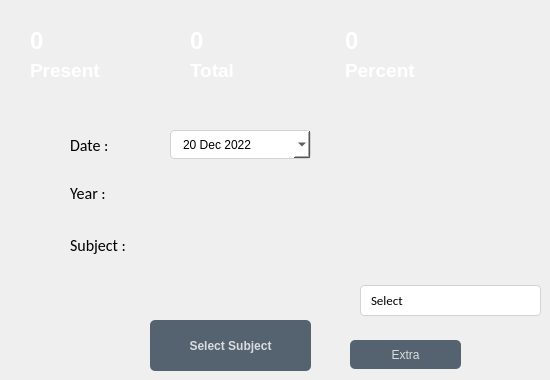
    <widget class="QWidget" name="home">
     <widget class="QLabel" name="lblTotal">
      <property name="geometry">
       <rect>
        <x>190</x>
        <y>50</y>
        <width>91</width>
        <height>41</height>
       </rect>
      </property>
      <property name="font">
       <font>
        <pointsize>14</pointsize>
        <bold>true</bold>
       </font>
      </property>
      <property name="styleSheet">
       <string notr="true">color:white;</string>
      </property>
      <property name="text">
       <string>Total</string>
      </property>
     </widget>
     <widget class="QLabel" name="subjectlbl">
      <property name="geometry">
       <rect>
        <x>170</x>
        <y>230</y>
        <width>131</width>
        <height>31</height>
       </rect>
      </property>
      <property name="font">
       <font>
        <pointsize>10</pointsize>
       </font>
      </property>
      <property name="styleSheet">
       <string notr="true">color:black;</string>
      </property>
      <property name="text">
       <string/>
      </property>
     </widget>
     <widget class="QLabel" name="percent">
      <property name="geometry">
       <rect>
        <x>345</x>
        <y>25</y>
        <width>71</width>
        <height>31</height>
       </rect>
      </property>
      <property name="font">
       <font>
        <pointsize>18</pointsize>
        <bold>true</bold>
       </font>
      </property>
      <property name="styleSheet">
       <string notr="true">color:white;</string>
      </property>
      <property name="text">
       <string>0</string>
      </property>
     </widget>
     <widget class="QLabel" name="lblDate">
      <property name="geometry">
       <rect>
        <x>70</x>
        <y>130</y>
        <width>91</width>
        <height>31</height>
       </rect>
      </property>
      <property name="font">
       <font>
        <family>Calibri</family>
        <pointsize>12</pointsize>
       </font>
      </property>
      <property name="styleSheet">
       <string notr="true">color : black;</string>
      </property>
      <property name="text">
       <string>Date : </string>
      </property>
     </widget>
     <widget class="QDateEdit" name="date">
      <property name="geometry">
       <rect>
        <x>170</x>
        <y>130</y>
        <width>141</width>
        <height>29</height>
       </rect>
      </property>
      <property name="styleSheet">
       <string notr="true">QDateEdit{
	color:black;
	background-color:white;
	border: 1px solid #ced4da;
	border-radius:4px;
	padding-left: 10px;
}

QCalendarWidget QWidget {
	background-color:#fff;
	 alternate-background-color: #B8E2FF;
}

QCalendarWidget QWidget#qt_calendar_navigationbar {
    background-color: #fff;
	border: 2px solid  #B8E2FF;
	border-bottom: 0px;
	border-top-left-radius: 5px;
	border-top-right-radius: 5px;
}

QCalendarWidget QWidget#qt_calendar_prevmonth, 
QWidget#qt_calendar_nextmonth {
    border: none;
	qproperty-icon: none; 
	
    min-width: 13px;
    max-width: 13px;
    min-height: 13px;
    max-height: 13px;

    border-radius: 5px; 
    background-color: transparent; 
	padding: 5px;
}


QCalendarWidget QWidget#qt_calendar_prevmonth {
	margin-left:5px;
	image: url(:/new/assets/assets/arrow-119-48.ico);
}
QCalendarWidget QWidget#qt_calendar_nextmonth {
	margin-right:5px;
	image: url(:/new/assets/assets/arrow-19-48.ico);
}
QCalendarWidget QWidget#qt_calendar_prevmonth:hover, 
QWidget#qt_calendar_nextmonth:hover {
    background-color: #55aaff;
}

QCalendarWidget QWidget#qt_calendar_prevmonth:pressed, 
QWidget#qt_calendar_nextmonth:pressed {
    background-color: rgba(235, 235, 235, 100);
}

QCalendarWidget QWidget#qt_calendar_yearbutton {
    color: #000;
	margin:5px;
    border-radius: 5px;
	font-size: 13px;
	padding:0px 10px;
}

 QCalendarWidget QWidget#qt_calendar_monthbutton {
	width: 110px;
    color: #000;
	font-size: 13px;
	margin:5px 0px;
    border-radius: 5px;
	padding:0px 2px;
}

QCalendarWidget QWidget#qt_calendar_yearbutton:hover, 
QWidget#qt_calendar_monthbutton:hover {
    background-color: #55aaff;
}

QCalendarWidget QWidget#qt_calendar_yearbutton:pressed, 
QWidget#qt_calendar_monthbutton:pressed {
    background-color: rgba(235, 235, 235, 100);
}

QCalendarWidget QWidget#qt_calendar_yearedit {
    min-width: 53px;
    color: #000;
    background: transparent;
	font-size: 13px;
}

QCalendarWidget QWidget#qt_calendar_yearedit::up-button { 
	image: url(:/new/assets/assets/arrow-151-48.ico);
    subcontrol-position: right;
}

QCalendarWidget QWidget#qt_calendar_yearedit::down-button { 
	image: url(:/new/assets/assets/arrow-213-48.ico);
    subcontrol-position: left; 
}

QCalendarWidget QWidget#qt_calendar_yearedit::down-button, 
QWidget#qt_calendar_yearedit::up-button {
	width:10px;
	padding: 0px 5px;
	border-radius:3px;
}

QCalendarWidget QWidget#qt_calendar_yearedit::down-button:hover, 
QWidget#qt_calendar_yearedit::up-button:hover {
	background-color: #55aaff;
}

QCalendarWidget QToolButton QMenu {
     background-color: white;

}
QCalendarWidget QToolButton QMenu::item {
	/*padding: 10px;*/
}
QCalendarWidget QToolButton QMenu::item:selected:enabled {
    background-color: #55aaff;
}

QCalendarWidget QToolButton::menu-indicator {
	subcontrol-origin: margin;
	subcontrol-position: right center;
	margin-top: 10px;
	width:20px;
}
QCalendarWidget QWidget#qt_calendar_calendarview {
    outline: 0px;
	border: 2px solid  #B8E2FF;
	border-top: 0px;
	border-bottom-left-radius: 5px;
	border-bottom-right-radius: 5px;
}

QCalendarWidget QWidget#qt_calendar_calendarview::item:hover {
   border-radius:5px;
	background-color:#aaffff;
}

QCalendarWidget QWidget#qt_calendar_calendarview::item:selected {
    background-color: #55aa7f; 
	border-radius:5px;
}</string>
      </property>
      <property name="minimumDateTime">
       <datetime>
        <hour>14</hour>
        <minute>0</minute>
        <second>0</second>
        <year>2020</year>
        <month>9</month>
        <day>19</day>
       </datetime>
      </property>
      <property name="minimumDate">
       <date>
        <year>2020</year>
        <month>9</month>
        <day>19</day>
       </date>
      </property>
      <property name="calendarPopup">
       <bool>true</bool>
      </property>
      <property name="date">
       <date>
        <year>2022</year>
        <month>12</month>
        <day>20</day>
       </date>
      </property>
     </widget>
     <widget class="QLabel" name="totalNo">
      <property name="geometry">
       <rect>
        <x>190</x>
        <y>25</y>
        <width>41</width>
        <height>31</height>
       </rect>
      </property>
      <property name="font">
       <font>
        <pointsize>18</pointsize>
        <bold>true</bold>
       </font>
      </property>
      <property name="styleSheet">
       <string notr="true">color:white;</string>
      </property>
      <property name="text">
       <string>0</string>
      </property>
     </widget>
     <widget class="QLabel" name="students">
      <property name="geometry">
       <rect>
        <x>20</x>
        <y>20</y>
        <width>131</width>
        <height>71</height>
       </rect>
      </property>
      <property name="autoFillBackground">
       <bool>false</bool>
      </property>
      <property name="styleSheet">
       <string notr="true"/>
      </property>
      <property name="text">
       <string/>
      </property>
      <property name="pixmap">
       <pixmap resource="assets.qrc">:/new/assets/assets/students.png</pixmap>
      </property>
      <property name="scaledContents">
       <bool>true</bool>
      </property>
     </widget>
     <widget class="QLabel" name="lblSubject">
      <property name="geometry">
       <rect>
        <x>70</x>
        <y>220</y>
        <width>91</width>
        <height>51</height>
       </rect>
      </property>
      <property name="font">
       <font>
        <family>Calibri</family>
        <pointsize>12</pointsize>
       </font>
      </property>
      <property name="styleSheet">
       <string notr="true">color : black;</string>
      </property>
      <property name="text">
       <string>Subject : </string>
      </property>
     </widget>
     <widget class="QLabel" name="total">
      <property name="geometry">
       <rect>
        <x>340</x>
        <y>20</y>
        <width>131</width>
        <height>71</height>
       </rect>
      </property>
      <property name="text">
       <string/>
      </property>
      <property name="pixmap">
       <pixmap resource="assets.qrc">:/new/assets/assets/total.png</pixmap>
      </property>
      <property name="scaledContents">
       <bool>true</bool>
      </property>
     </widget>
     <widget class="QLabel" name="presentNo">
      <property name="geometry">
       <rect>
        <x>30</x>
        <y>25</y>
        <width>41</width>
        <height>31</height>
       </rect>
      </property>
      <property name="font">
       <font>
        <pointsize>18</pointsize>
        <bold>true</bold>
       </font>
      </property>
      <property name="styleSheet">
       <string notr="true">color:white;</string>
      </property>
      <property name="text">
       <string>0</string>
      </property>
     </widget>
     <widget class="QLabel" name="lblPresent">
      <property name="geometry">
       <rect>
        <x>30</x>
        <y>50</y>
        <width>91</width>
        <height>41</height>
       </rect>
      </property>
      <property name="font">
       <font>
        <pointsize>14</pointsize>
        <bold>true</bold>
       </font>
      </property>
      <property name="styleSheet">
       <string notr="true">color:white;</string>
      </property>
      <property name="text">
       <string>Present</string>
      </property>
     </widget>
     <widget class="QLabel" name="lblPercent">
      <property name="geometry">
       <rect>
        <x>345</x>
        <y>50</y>
        <width>121</width>
        <height>41</height>
       </rect>
      </property>
      <property name="font">
       <font>
        <pointsize>14</pointsize>
        <bold>true</bold>
       </font>
      </property>
      <property name="styleSheet">
       <string notr="true">color:white;</string>
      </property>
      <property name="text">
       <string>Percent</string>
      </property>
     </widget>
     <widget class="QLabel" name="lblYear">
      <property name="geometry">
       <rect>
        <x>70</x>
        <y>181</y>
        <width>51</width>
        <height>24</height>
       </rect>
      </property>
      <property name="font">
       <font>
        <family>Calibri</family>
        <pointsize>12</pointsize>
       </font>
      </property>
      <property name="styleSheet">
       <string notr="true">color : black;</string>
      </property>
      <property name="text">
       <string>Year : </string>
      </property>
     </widget>
     <widget class="QPushButton" name="btnAttendance">
      <property name="geometry">
       <rect>
        <x>150</x>
        <y>320</y>
        <width>161</width>
        <height>51</height>
       </rect>
      </property>
      <property name="font">
       <font>
        <bold>true</bold>
       </font>
      </property>
      <property name="styleSheet">
       <string notr="true">QPushButton
{
	background-color:rgba(85,98,112,255);
	color:rgba(255,255,255,200);
	border-radius:5px;
}
QPushButton:pressed
{
	padding-left:5px;
	padding-top:5px;
	background-color:rgba(255,107,107,255);
	background-position:calc(100% -10px)center;
}
QPushButton:hover
{
	background-color:rgba(255,107,107,255);
}</string>
      </property>
      <property name="text">
       <string>Select Subject</string>
      </property>
      <property name="icon">
       <iconset resource="assets.qrc">
        <normaloff>:/new/assets/assets/degreehat.png</normaloff>:/new/assets/assets/degreehat.png</iconset>
      </property>
      <property name="autoDefault">
       <bool>false</bool>
      </property>
     </widget>
     <widget class="QLabel" name="info">
      <property name="geometry">
       <rect>
        <x>180</x>
        <y>20</y>
        <width>131</width>
        <height>71</height>
       </rect>
      </property>
      <property name="text">
       <string/>
      </property>
      <property name="pixmap">
       <pixmap resource="assets.qrc">:/new/assets/assets/info.png</pixmap>
      </property>
      <property name="scaledContents">
       <bool>true</bool>
      </property>
     </widget>
     <widget class="QComboBox" name="year">
      <property name="geometry">
       <rect>
        <x>360</x>
        <y>285</y>
        <width>181</width>
        <height>31</height>
       </rect>
      </property>
      <property name="font">
       <font>
        <family>Calibri</family>
        <pointsize>10</pointsize>
       </font>
      </property>
      <property name="styleSheet">
       <string notr="true">QComboBox{
	color:black;
	background-color:white;
	border: 1px solid #ced4da;
	border-radius:4px;
	padding-left: 10px;
}
QComboBox::drop-down{
	border:0px;
}
QComboBox::down-arrow{
	image: url(:/new/assets/assets/downArrow.png);
	width:12px;
	height:12px;
	margin-right: 10px;
}
QComboBox:on{
	border:2px solid red;
}
QComboBox QListView{
	font-size:12px;
	border:1px solid rgba(0,0,0,10%);
	padding:5px;
	background-color: #fff;
	outline: 0px;
}
QComboBox QListView::item{
	padding-left: 10px;
	background-color: #fff;
}
QComboBox QListView::item:hover{
	background-color: #D2122E;
}
QComboBox QListView::item:selected{
	background-color: #D2122E;
}</string>
      </property>
      <item>
       <property name="text">
        <string>Select</string>
       </property>
      </item>
      <item>
       <property name="text">
        <string>SE Attendance</string>
       </property>
      </item>
      <item>
       <property name="text">
        <string>TE Attendance</string>
       </property>
      </item>
     </widget>
     <widget class="QPushButton" name="btnExtraLecture">
      <property name="geometry">
       <rect>
        <x>350</x>
        <y>340</y>
        <width>111</width>
        <height>29</height>
       </rect>
      </property>
      <property name="styleSheet">
       <string notr="true">QPushButton
{
	background-color:rgba(85,98,112,255);
	color:rgba(255,255,255,200);
	border-radius:5px;
}
QPushButton:pressed
{
	padding-left:5px;
	padding-top:5px;
	background-color:rgba(255,107,107,255);
	background-position:calc(100% -10px)center;
}
QPushButton:hover
{
	background-color:rgba(255,107,107,255);
}</string>
      </property>
      <property name="text">
       <string>Extra</string>
      </property>
      <property name="icon">
       <iconset resource="assets.qrc">
        <normaloff>:/new/assets/assets/view.png</normaloff>:/new/assets/assets/view.png</iconset>
      </property>
     </widget>
     <zorder>lblDate</zorder>
     <zorder>date</zorder>
     <zorder>students</zorder>
     <zorder>lblSubject</zorder>
     <zorder>total</zorder>
     <zorder>presentNo</zorder>
     <zorder>lblPresent</zorder>
     <zorder>lblPercent</zorder>
     <zorder>lblYear</zorder>
     <zorder>btnAttendance</zorder>
     <zorder>info</zorder>
     <zorder>subjectlbl</zorder>
     <zorder>lblTotal</zorder>
     <zorder>percent</zorder>
     <zorder>totalNo</zorder>
     <zorder>year</zorder>
     <zorder>btnExtraLecture</zorder>
    </widget>
